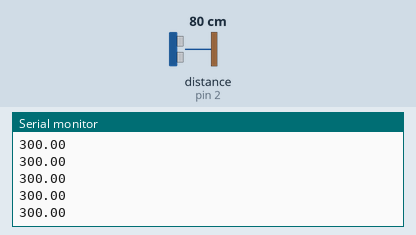
A sketch run on a simulated Arduino Uno, built with avr-gcc and run on an emulated ATmega328P. Parts: the last lines printed to the serial monitor. Wiring (inferred from the names in the program): ultrasonic range finder: trigger pin 3; echo pin 2. Inputs (shaded band) come from the test bench; at power-on: distance to the obstacle (sensor on pin 2) 80 cm. The echo pulse lasts 58.3 µs per cm.

Above: at 1.2 s.
1.3 s: distance to the obstacle (sensor on pin 2) set to 2 cm
At 1.35 s:
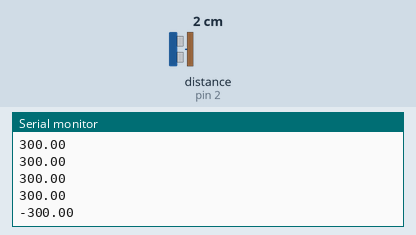
2.8 s: distance to the obstacle (sensor on pin 2) set to 4 cm
At 2.84 s:
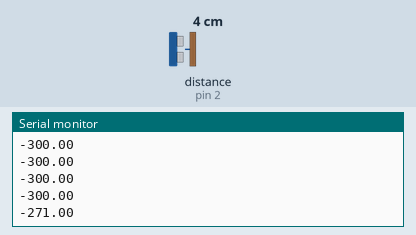
Timing chart, 0 to 5.8 s (numbered marks = the images above; inputs shaded):
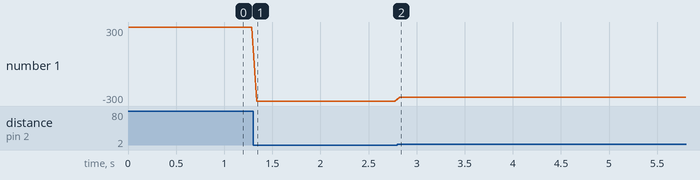

The sketch:

UltrasonicSensor.ino
```cpp
#define echoPin 2
#define trigPin 3
#define MAX 350
#define MIN 20
#define YMAX 300

double Duration = 0;
double Distance = 0;

void setup() {
Serial.begin( 9600 );
pinMode( echoPin, INPUT );
pinMode( trigPin, OUTPUT );
}

void loop() {
  digitalWrite(trigPin, LOW);
  delayMicroseconds(2);
  digitalWrite( trigPin, HIGH );
  digitalWrite( trigPin, LOW );
  Duration = pulseIn( echoPin, HIGH );

  if (Duration > 0) {
    Duration = Duration/2;
    Distance = Duration*340*1000/1000000;

    if (Distance > MAX) Distance = MAX;
    else if (Distance < MIN) Distance = MIN;

    Distance = map(Distance, MIN, MAX, -1 * YMAX, YMAX);

    Serial.println(Distance);
  }
  delay(50);
}
```

Measured:
- after the input at 1.3 s, the serial monitor: prints a new line at once (image 1)
- after the input at 2.8 s, the serial monitor: prints a new line at once (image 2)
- plotted number 1: 300 → -300 after the input at 1.3 s, -300 → -271 after the input at 2.8 s
